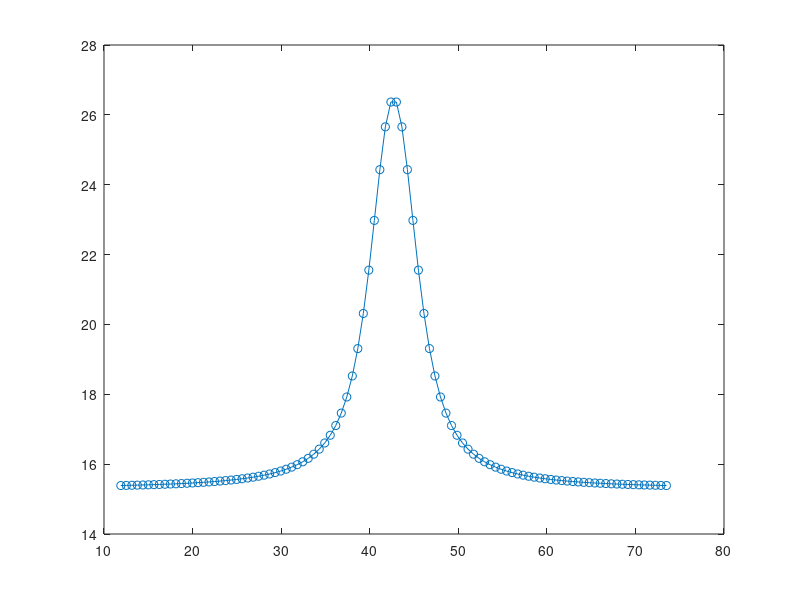

Source code (MATLAB): (Note: this script raises an error after producing the figure.)
%**************************************************************************
% This algorithm perform Levenberg-Marquardt non-linear curve fit
% of Voigt function given by convolution of Lorentz function and Gaussian
% function
%**************************************************************************
clear all
close all
%**************************************************************************
% initial parameters
%**************************************************************************
% initial offset
x01=0;
% initial area
x02=1000;
% initial width - Lorentz
x03=1;
% initial width - Gauss
x04=1;
% initial center
x05=40;
% initial parameters
x0=[x01 x02 x03 x04 x05];
%**************************************************************************
% maximum number of iterations
k_max=1000;
% initialize control fitting parameters
% epsilon 1
epsilon_1=1.0e-8;
% epsilon 2
epsilon_2=1.0e-8;
% tau
tau=1.0e-3;
%**************************************************************************
% number of experimental points
M=100;
% initialize x (t_data) and y vectors of Voigt function
t_data=zeros(1,M);
y_data=zeros(1,M);
% initialize offset
x1=15.3;
% initialize area
x2=102.6;
% initialize width - Lorentz
x3=5.1;
% initialize width - Gauss
x4=2.6;
% initialize center
x5=42.7;
% fill x vector - Voigt function parameters
x_Voigt_fun=[x1 x2 x3 x4 x5];
% t_data vector
multiplicator_width=4;
t_data_start=x5-multiplicator_width*(x3+x4);
t_data_stop=x5+multiplicator_width*(x3+x4);
t_data=linspace(t_data_start,t_data_stop,M);
% y_data vector
% define Voigt function
number_01=(2*log(2))/pi^(3/2);
number_02=sqrt(log(2));
number_03=sqrt(4*log(2));
Voigt_fun=@(p,r) p(1)+number_01*p(2)*(p(3)/p(4)^2)*...
    integral(@(s) exp(-s^2)./((number_02*(p(3)/p(4)))^2+(number_03*((r-p(5))/p(4))-s).^2), -Inf, Inf, 'ArrayValued', true);
y_data=Voigt_fun(x_Voigt_fun(1,:), t_data(1,:));
% plot experimental curve
plot(t_data(1,:),y_data(1,:),'-o');
%**************************************************************************
% perform fit using levmar_gauss_area function
%**************************************************************************
fit_result=levmar_voigt_area(t_data, y_data, x0, k_max, epsilon_1, epsilon_2, tau);
%**************************************************************************
% define function for levenberg-marquardt algorithm - for fit of Voigt
% function with area, Voigt function is given as convolution of Lorentz and
% Gaussian functions
%**************************************************************************
% Explanation of function parameters
% parameters of function are: t_data (x coordinates of Voigt function);
% y_data (y coordinates of Voigt function); initial fit
% parameters e.g. x0 = [offset area width_Lorentz width_Gauss center]; 
% maximum number of iterations e.g. k_max=1000; 
% epsilon_1=1.0e-8 (good value); epsilon_2=1.0e-8 (good value); 
% tau=1.0e-3 (good value);
%**************************************************************************
function [x_new] = levmar_voigt_area(t_data, y_data, x0, k_max, epsilon_1, epsilon_2, tau)
    % definition of Voigt function at the beginning
    % define Voigt function
    number_01=(2*log(2))/pi^(3/2);
    number_02=sqrt(log(2));
    number_03=sqrt(4*log(2));
    Voigt_fun=@(p,r) p(1)+number_01*p(2)*(p(3)/p(4)^2)*...
        integral(@(s) exp(-s^2)./((number_02*(p(3)/p(4)))^2+(number_03*((r-p(5))/p(4))-s).^2), -Inf, Inf, 'ArrayValued', true);
    % initialize basic fitting parameters
    % initialize iteration variable
    k=0;
    ni=2;
    % calculate number of points
    M=length(t_data(1,:));
    % initialize x vector
    x=x0;
    % initialize Jacobian matrix
    J=zeros(M,5);
    % difference
    h=1.0e-4;
    % Jacobian for offset
    J(:,1)=-1;
    % Jacobian for area
    x_h=x(1,:);
    x_h(1,2)=x(1,2)+h;
    J(:,2)=(-Voigt_fun(x_h(1,:), t_data(1,:))+Voigt_fun(x(1,:), t_data(1,:)))/h;
    % Jacobian for width - Lorentz
    x_h=x(1,:);
    x_h(1,3)=x(1,3)+h;
    J(:,3)=(-Voigt_fun(x_h(1,:), t_data(1,:))+Voigt_fun(x(1,:), t_data(1,:)))/h;
    % Jacobian for width - Gauss
    x_h=x(1,:);
    x_h(1,4)=x(1,4)+h;
    J(:,4)=(-Voigt_fun(x_h(1,:), t_data(1,:))+Voigt_fun(x(1,:), t_data(1,:)))/h;
    % Jacobian for center
    x_h=x(1,:);
    x_h(1,5)=x(1,5)+h;
    J(:,5)=(-Voigt_fun(x_h(1,:), t_data(1,:))+Voigt_fun(x(1,:), t_data(1,:)))/h;
    % calculate A matrix
    A=transpose(J(:,:))*J(:,:);
    % calculate f function
    f=y_data(1,:)-Voigt_fun(x(1,:), t_data(1,:));
    % calculate g matrix
    g=transpose(J(:,:))*transpose(f(1,:));
    % calculate norm g
    g_norm=sqrt(sum(g(:,1).*g(:,1)));
    % calculate boolean parameter
    found_bool=g_norm < epsilon_1;
    % calculate mi parameter
    mi=tau*max(diag(A(:,:)));
    %**************************************************************************
    % main loop
    %**************************************************************************
    while ((~found_bool) & (k < k_max))
        k=k+1
        % calculate h_lm
        B=A(:,:)+mi*eye(5);
        C=inv(B(:,:));
        h_lm=(-1.0)*transpose(g(:,1))*C(:,:);
        % calculate norm h_lm
        h_lm_norm=sqrt(sum(h_lm(1,:).*h_lm(1,:)));
        % calculate norm x
        x_norm=sqrt(sum(x(1,:).*x(1,:)));
        if (h_lm_norm < epsilon_2*(x_norm+epsilon_2))
            found_bool=1;
        else
            x_new=x(1,:)+h_lm(1,:)
            % calculate f
            f=y_data(1,:)-Voigt_fun(x(1,:), t_data(1,:));
            % calculate new f
            f_new=y_data(1,:)-Voigt_fun(x_new(1,:), t_data(1,:));
            % calculate F
            F=0.5*sum(f(1,:).*f(1,:));
            % calculate new F
            F_new=0.5*sum(f_new(1,:).*f_new(1,:));
            % calculate ro numerator
            ro_numerator=F-F_new;
            % caculate ro denominator
            ro_denominator=0.5*h_lm(1,:)*(mi*transpose(h_lm(1,:))-g(:,1));
            % calculate ro
            ro=ro_numerator/ro_denominator;
            if (ro > 0)
                x=x_new;
                % calculate Jacobian matrix
                % initialize Jacobian matrix
                J=zeros(M,5);
                % difference
                h=1.0e-4;
                % Jacobian for offset
                J(:,1)=-1;
                % Jacobian for area
                x_h=x(1,:);
                x_h(1,2)=x(1,2)+h;
                J(:,2)=(-Voigt_fun(x_h(1,:), t_data(1,:))+Voigt_fun(x(1,:), t_data(1,:)))/h;
                % Jacobian for width - Lorentz
                x_h=x(1,:);
                x_h(1,3)=x(1,3)+h;
                J(:,3)=(-Voigt_fun(x_h(1,:), t_data(1,:))+Voigt_fun(x(1,:), t_data(1,:)))/h;
                % Jacobian for width - Gauss
                x_h=x(1,:);
                x_h(1,4)=x(1,4)+h;
                J(:,4)=(-Voigt_fun(x_h(1,:), t_data(1,:))+Voigt_fun(x(1,:), t_data(1,:)))/h;
                % Jacobian for center
                x_h=x(1,:);
                x_h(1,5)=x(1,5)+h;
                J(:,5)=(-Voigt_fun(x_h(1,:), t_data(1,:))+Voigt_fun(x(1,:), t_data(1,:)))/h;
                % calculate A matrix
                A=transpose(J(:,:))*J(:,:);
                % calculate f function
                f=y_data(1,:)-Voigt_fun(x(1,:), t_data(1,:));
                % calculate g matrix
                g=transpose(J(:,:))*transpose(f(1,:));
                % calculate g norm
                g_norm=sqrt(sum(g(:,1).*g(:,1)));
                % calculate found boolean parameter
                found_bool=g_norm <= epsilon_1;
                mi=mi*max([(1/3) (1-(2*ro-1)^3)]);
                ni=2;
            else
                mi=mi*ni;
                ni=2*ni;
            end
        end
    end
end
%**************************************************************************
% end of program
%**************************************************************************